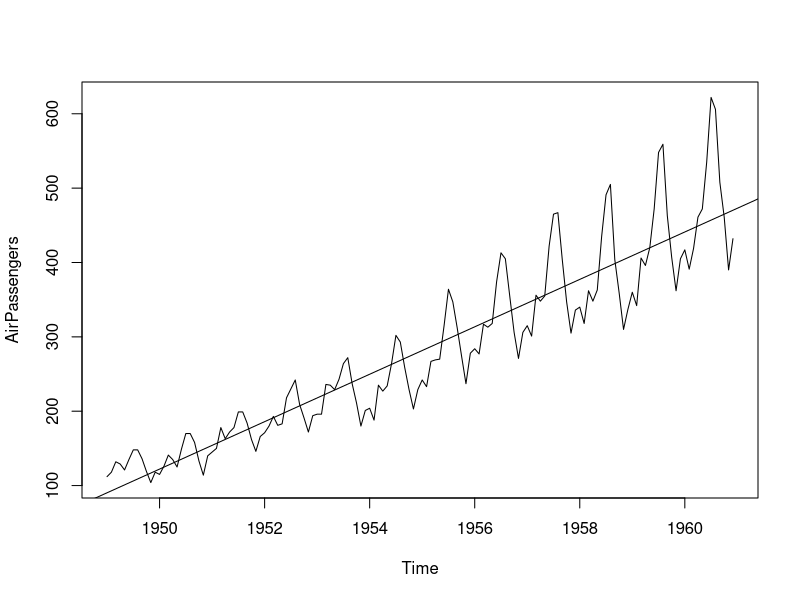
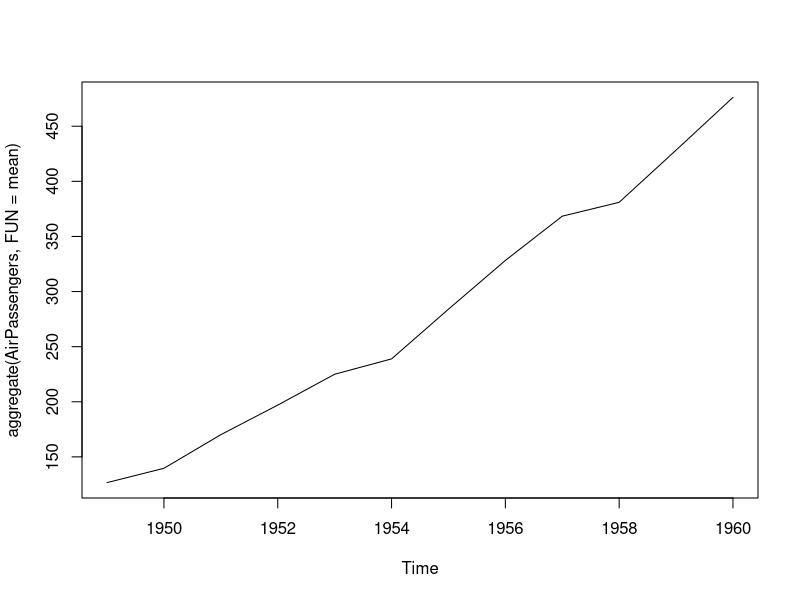
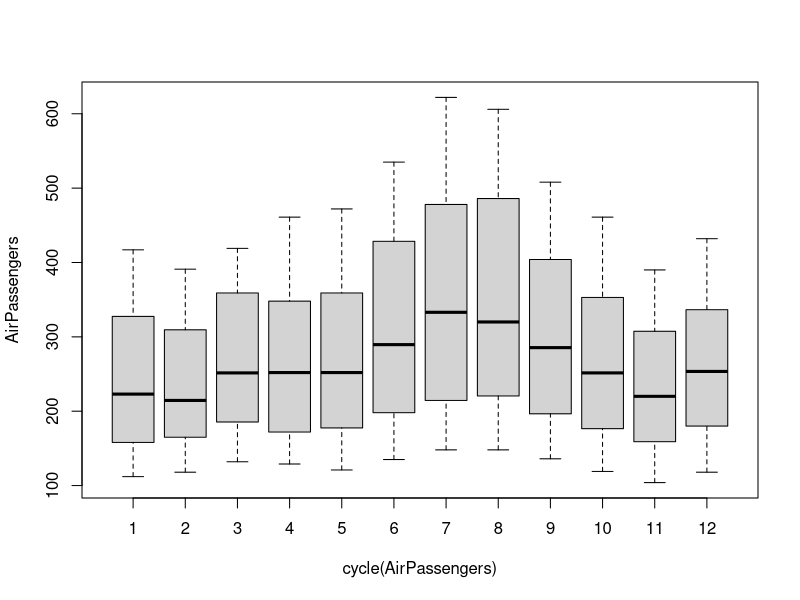
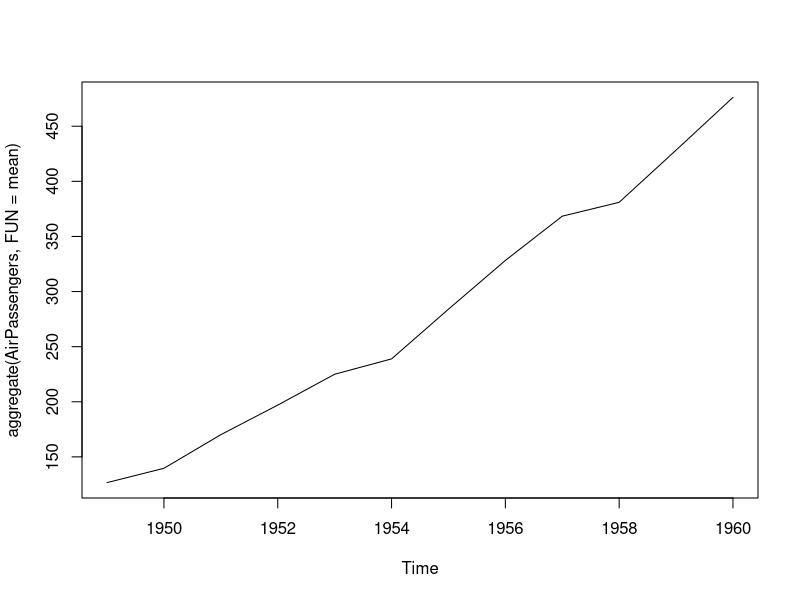
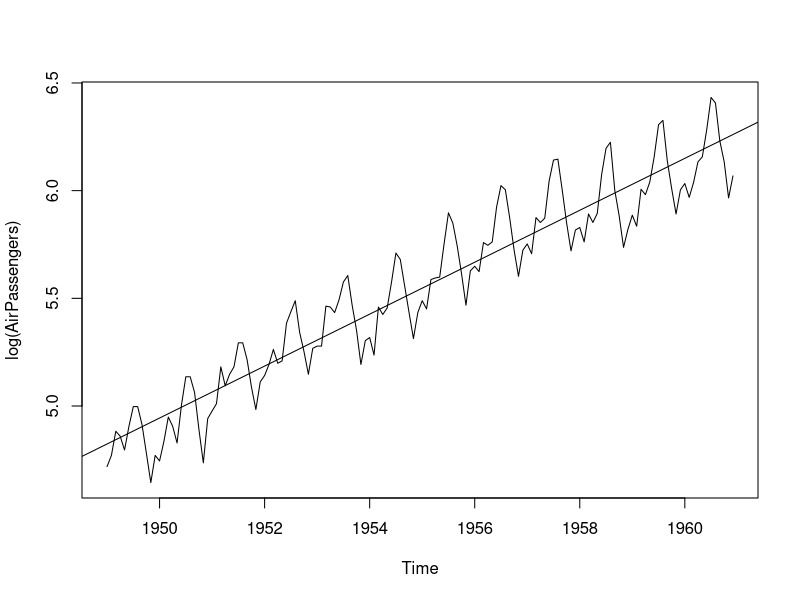
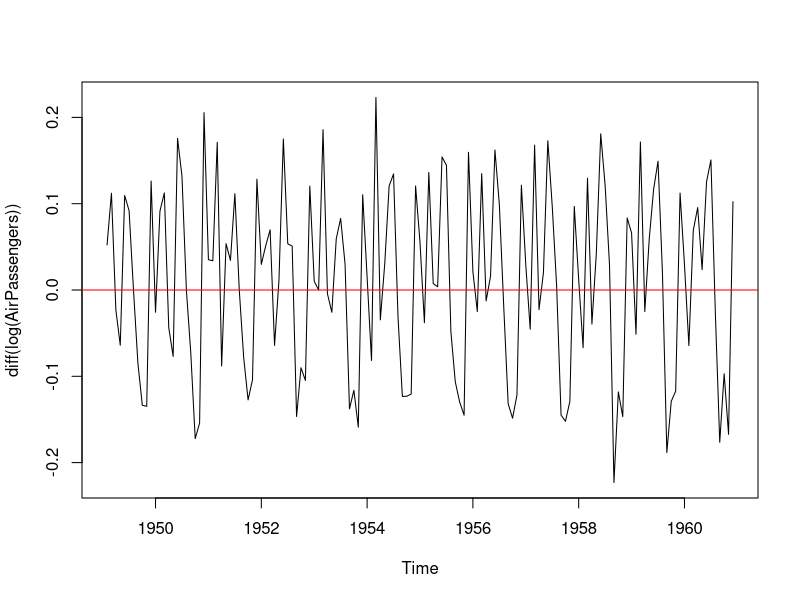

Write R code to recreate these figures, in order. (Note: this script raises an error after producing the figures.)
# Time Series ts1
#https://www.analyticsvidhya.com/blog/2015/12/complete-tutorial-time-series-modeling/

data(AirPassengers)
class(AirPassengers)
#This tells you that the data series is in a time series format
str(AirPassengers)
head(AirPassengers); tail(AirPassengers)
start(AirPassengers)
#This is the start of the time series
end(AirPassengers)
#[1] 1960 12
#This is the end of the time series
frequency(AirPassengers)  # $[1] 12
#The cycle of this time series is 12months in a year
summary(AirPassengers)


# Sec 2 -------------------------------------------------------------------
AirPassengers
#The number of passengers are distributed across the spectrum
plot(AirPassengers)
#This will plot the time series
abline(reg=lm(AirPassengers~time(AirPassengers)))
# This will fit in a line


# Sec3 --------------------------------------------------------------------

cycle(AirPassengers)
#This will print the cycle across years.
plot(aggregate(AirPassengers,FUN=mean))
#This will aggregate the cycles and display a year on year trend
boxplot(AirPassengers~cycle(AirPassengers))
#Box plot across months will give us a sense on seasonal effect


plot(aggregate(AirPassengers,FUN=mean))
plot(log(AirPassengers))
abline(reg=lm(log(AirPassengers) ~ time(AirPassengers)))

plot(diff (log(AirPassengers)))
abline(h=0, col='red')
abline(reg=lm(diff(log(AirPassengers)) ~ time(AirPassengers)))


#Model
acf(AirPassengers)
acf(diff (log(AirPassengers)))
pacf(diff (log(AirPassengers)))

fit = arima(log(AirPassengers), c(0,1,1), seasonal =
              list(order = c(0,1,1), period = 12) )
pred = predict(fit, n.ahead = 10 * 12)
pred1 = 2.718 * pred$pred
ts.plot(AirPassengers, pred1, log='y', lty=c(1,3))

monthplot(AirPassengers)
